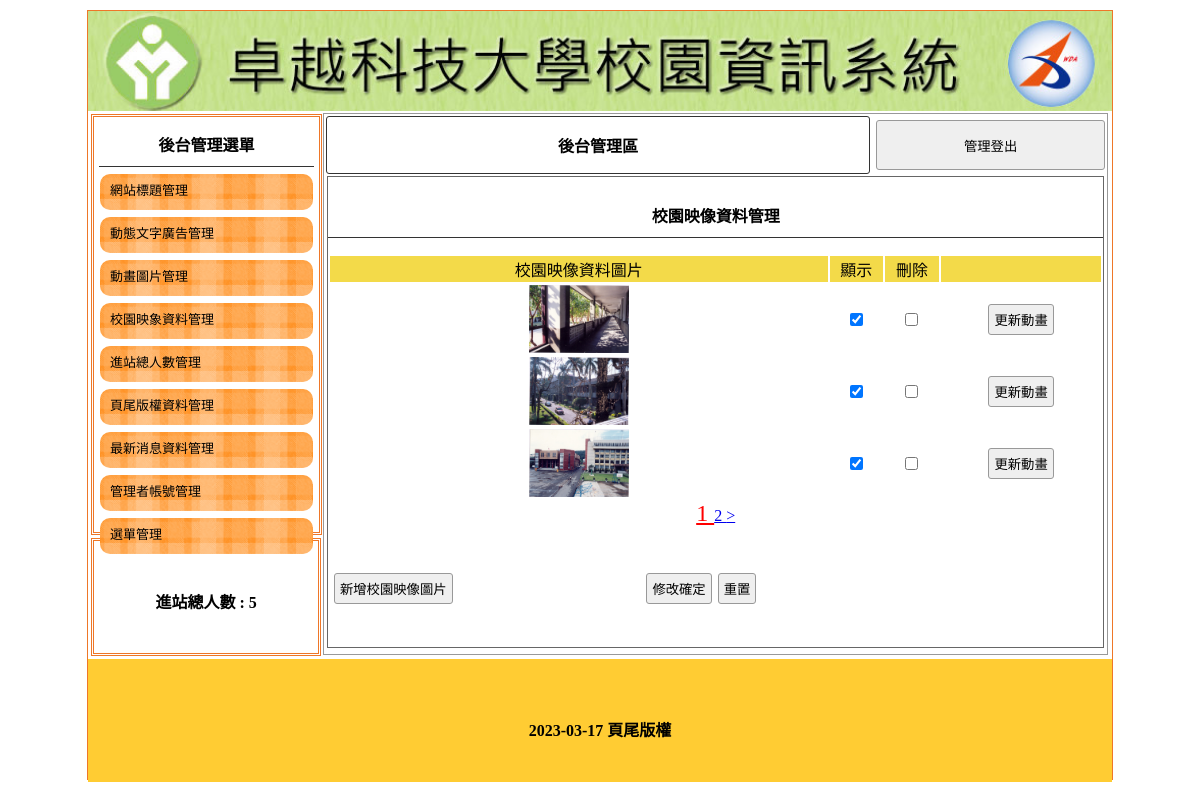
Page /back.php?do=img on the committed database.
### tables this page shows
CREATE TABLE `title` (
  `id` int(10) UNSIGNED NOT NULL,
  `text` text NOT NULL,
  `img` text NOT NULL,
  `sh` int(1) NOT NULL DEFAULT 0
);

CREATE TABLE `total` (
  `id` int(10) UNSIGNED NOT NULL,
  `text` text NOT NULL,
  `sh` int(1) NOT NULL DEFAULT 1
);

CREATE TABLE `img` (
  `id` int(10) UNSIGNED NOT NULL,
  `img` text NOT NULL,
  `sh` int(1) NOT NULL DEFAULT 1
);

CREATE TABLE `bot` (
  `id` int(10) UNSIGNED NOT NULL,
  `text` text NOT NULL,
  `sh` int(1) NOT NULL DEFAULT 1
);

### api/base.php (called while the page is built, shortened)
<?php
class DB{
    protected $dsn='mysql:host=localhost;charset=utf8;dbname=db13';
    protected $table='';
    protected $pdo='';
    public function __construct($table)
    {
        $this->table=$table;
        $this->pdo=new pdo($this->dsn,'root','');
    }
    private function arrayTOsql($array)
    {
        if(is_array($array)){
            foreach ($array as $key => $val) {
                $tmp[]="`$key`='$val'";
            }
        }
        return $tmp;
    }
    public function all(...$arg)
    {
        $sql="SELECT * FROM `$this->table` ";
        if(isset($arg[0])){
            if(is_array($arg[0])){
                $tmp=$this->arrayTOsql($arg[0]);
                $sql=$sql." WHERE " .join("&&",$tmp);
            }else{
                $sql=$sql.$arg[0];
            }
        }
        return $this->pdo->query($sql)->fetchAll(PDO::FETCH_ASSOC);
    }
    public function find($id)
    {
        $sql="SELECT * FROM `$this->table` ";
        if(is_array($id)){
            $tmp=$this->arrayTOsql($id);
            $sql=$sql." WHERE " .join("&&",$tmp);
        }else{
            $sql=$sql." WHERE `id` = $id";
        }
        return $this->pdo->query($sql)->fetch(PDO::FETCH_ASSOC);
    }
    public function save($array)
    {
        if(isset($array['id'])){
            $id=$array['id'];
            unset($array['id']);
            $tmp=$this->arrayTOsql($array);
            $sql="UPDATE `$this->table` SET  ". join(",",$tmp)."WHERE `id`=$id";
        }else{
            $col=array_keys($array);
            $sql="INSERT INTO `$this->table` (`". join("`,`",$col)."`) VALUES ('".join("','",$array)."')";
        }
        return $this->pdo->exec($sql);
    }
    public function math($math,...$arg)
    {
        switch ($math) {
            case 'count':
                $sql="SELECT count(*) FROM `$this->table` ";
                break;
        }
        return $this->pdo->query($sql)->fetchColumn();
    }
    public function count(...$arg)
    {
        return $this->math('count',...$arg);
    }
}
$TITLE=new DB('title');
$TOTAL=new DB('total');
$BOT=new DB('bot');

### back.php (the view, shortened to what this page needs)
<?php
include_once "./api/base.php";
?>
<!DOCTYPE html PUBLIC "-//W3C//DTD XHTML 1.0 Transitional//EN" "http://www.w3.org/TR/xhtml1/DTD/xhtml1-transitional.dtd">
<html xmlns="http://www.w3.org/1999/xhtml">
<head>
	<link href="./css/css.css" rel="stylesheet" type="text/css">
</head>
<body>
	<div id="main">
		<a title="<?=$TITLE->find(['sh'=>1])['text'];?>" href="?" alt="<?=$TITLE->find(['sh'=>1])['text'];?>">
			<div class="ti" alt="<?=$TITLE->find(['sh'=>1])['text'];?>" style="background:url('./upload/<?=$TITLE->find(['sh'=>1])['img'];?>'); background-size:cover;"></div>
		</a>
		<div id="ms">
			<div id="lf" style="float:left;">
				<div id="menuput" class="dbor">
					<span class="t botli">後台管理選單</span>
					<a style="color:#000; font-size:13px; text-decoration:none;" href="back.php">
						<div class="mainmu">
							網站標題管理 </div>
					</a>
					<a style="color:#000; font-size:13px; text-decoration:none;" href="?do=ad">
						<div class="mainmu">
							動態文字廣告管理 </div>
					</a>
					<a style="color:#000; font-size:13px; text-decoration:none;" href="?do=mvim">
						<div class="mainmu">
							動畫圖片管理 </div>
					</a>
					<a style="color:#000; font-size:13px; text-decoration:none;" href="?do=img">
						<div class="mainmu">
							校園映象資料管理 </div>
					</a>
					<a style="color:#000; font-size:13px; text-decoration:none;" href="?do=total">
						<div class="mainmu">
							進站總人數管理 </div>
					</a>
					<a style="color:#000; font-size:13px; text-decoration:none;" href="?do=bot">
						<div class="mainmu">
							頁尾版權資料管理 </div>
					</a>
					<a style="color:#000; font-size:13px; text-decoration:none;" href="?do=news">
						<div class="mainmu">
							最新消息資料管理 </div>
					</a>
					<a style="color:#000; font-size:13px; text-decoration:none;" href="?do=admin">
						<div class="mainmu">
							管理者帳號管理 </div>
					</a>
					<a style="color:#000; font-size:13px; text-decoration:none;" href="?do=menu">
						<div class="mainmu">
							選單管理 </div>
					</a>
				</div>
				<div class="dbor" style="margin:3px; width:95%; height:20%; line-height:100px;">
					<span class="t">進站總人數 :
						<?= $TOTAL->find(1)['text']; ?> </span>
				</div>
			</div>
			<div class="di" style="height:540px; border:#999 1px solid; width:76.5%; margin:2px 0px 0px 0px; float:left; position:relative; left:20px;">
				<table width="100%">
					<tbody>
						<tr>
							<td style="width:70%;font-weight:800; border:#333 1px solid; border-radius:3px;" class="cent"><a href="?do=admin" style="color:#000; text-decoration:none;">後台管理區</a></td>
							<td><button onclick="location.href='index.php'" style="width:99%; margin-right:2px; height:50px;">管理登出</button></td>
						</tr>
					</tbody>
				</table>
				<?php
				$do = $_GET['do'] ?? 'main';
				$file = "./back/" . $do . ".php";
				if (file_exists($file)) {
					include_once $file;
				} else {
					include_once "./back/title.php";
				}
				?>
			</div>
		</div>
		<div style="width:1024px; left:0px; position:relative; background:#FC3; margin-top:4px; height:123px; display:block;">
			<span class="t" style="line-height:123px;"><?=$BOT->find(1)['text'];?></span>
		</div>
	</div>
</body>
</html>

### back/img.php (shortened to what this page needs)
<div style="width:99%; height:87%; margin:auto; overflow:auto; border:#666 1px solid;">
    <p class="t cent botli">校園映像資料管理</p>
    <form method="post" action="./api/edit.php">
        <table width="100%">
            <tbody>
                <tr class="yel">
                    <td width="65%">校園映像資料圖片</td>
                    <td width="7%">顯示</td>
                    <td width="7%">刪除</td>
                    <td></td>
                </tr>
                <?php
                $db=$_GET['do']??'TITLE';
                $db=strtoupper($db);
                $div=3;
                $all=$$db->count();
                $now=$_GET['p']??1;
                $start=($now-1)*$div;
                $pages=ceil($all/$div);
                $ts=$$db->all(" LIMIT $start,$div");
                foreach ($ts as $t ) {
                    ?>
                <tr class="cent">
                    <td width="65%"><img src="./upload/<?=$t['img'];?>" alt=""  width="100px"></td>
                    <td width="7%"><input type="checkbox" name="sh[]" id="sh" value="<?=$t['id'];?>" <?=($t['sh']==1)?'checked':'';?>></td>
                    <td width="7%"><input type="checkbox" name="del[]" id="del" value="<?=$t['id'];?>"></td>
                    <td><input type="button" onclick="op('#cover','#cvr','./modal/update_<?=$_GET['do']?>.php?id=<?=$t['id'];?>')" value="更新動畫"></td>
                </tr>
                    <?php
                }
                ?>
            </tbody>
        </table>
        <div class="cent">
            <?php
        for ($i=1; $i <= $pages; $i++) {
            $n=($i==$now)?'red':'black';
            echo "<a href='?do=img&p=$i' class='$n'> $i </a>";
        }
        if(($now+1)<=$pages){
            $next=$now+1;
            echo "<a href='?do=img&p=$next'> > </a>";
        }
        ?>
        </div>
        <table style="margin-top:40px; width:70%;">
            <tbody>
                <tr>
                    <td width="200px"><input type="button" onclick="op('#cover','#cvr','./modal/add_<?=$_GET['do']?>.php')" value="新增校園映像圖片"></td>
                    <td class="cent"><input type="submit" value="修改確定"><input type="reset" value="重置"></td>
                </tr>
            </tbody>
        </table>
    </form>
</div>

### css/css.css (style rules this page uses)
body { padding:0px; margin:0px; }
#main { width:1024px; height:768px; margin:10px auto 10px auto; border:#EE7728 1px solid; position:relative; }
.ti { width:100%; height:100px; position:relative; background-size:cover; background-repeat:no-repeat; }
.dbor { border:#EE7728 double 3px; margin:1px; padding:2px 10px 2px 10px; }
.t { font-weight:800; display:block; text-align:center; padding:10px 1px 10px 1px; }
.botli { border-bottom:#333 1px solid; }
.mainmu { position:relative; height: 32px; border-radius:10px; background:url(../icon/menu.fw.png) center no-repeat; background-size:cover; line-height:30px; padding:2px 10px 2px 10px; margin:7px 1px 7px 1px; }
#lf { height:540px; width:21%; display:inline-block; }
#menuput { width:100%; height:75%; position:relative; padding:5px; display:block; margin: 3px; }
.di { display:inline-block; }
.cent { text-align:center; }
input,button { border:#999 1px solid; border-radius:3px; background:#EFEFEF; padding:5px; margin:3px; }
.yel td { background:#F3DA49; text-align:center; }
.red { font-size: 24px; color: red; }

### rows in the picture
title: img (picture)
total: text "5"
img: img (picture), sh "☑"
img: img (picture), sh "☑"
img: img (picture), sh "☑"
bot: text "2023-03-17 頁尾版權"
